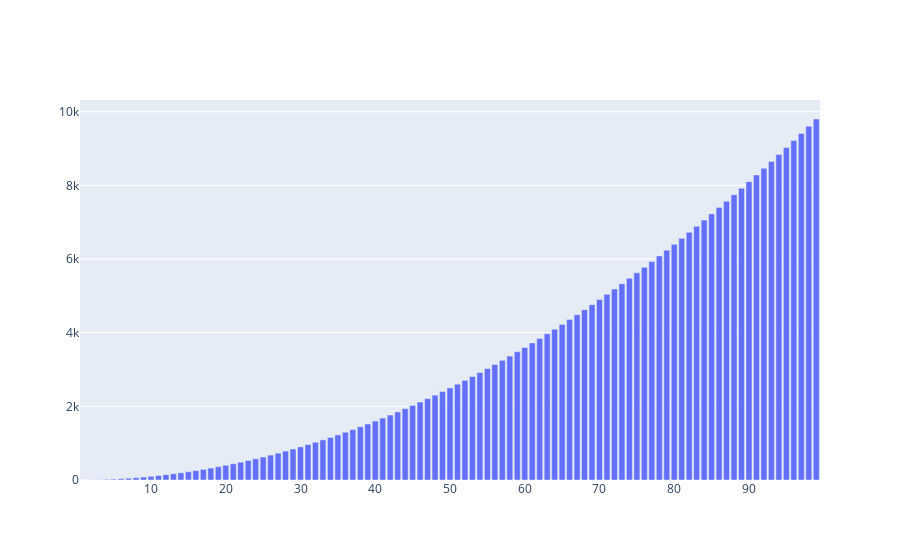

Source (notebook cell):
### Markdown cell above
Similar to Bokeh, we get a nicely rendered graph with some interactivity tooling and a little tooltip

### Code cell
figure2 = go.Figure()
figure2.add_bar(x=x, y=y)

### Figure 1 — Plotly figure (JSON) as saved in the notebook; plotly's stock layout.template omitted (floating-point values rounded to 4 significant figures)
{"data": [{"type": "bar", "x": [1, 2, 3, 4, 5, 6, 7, 8, 9, 10, 11, 12, 13, 14, 15, 16, 17, 18, 19, 20, 21, 22, 23, 24, 25, 26, 27, 28, 29, 30, 31, 32, 33, 34, 35, 36, 37, 38, 39, 40, 41, 42, 43, 44, 45, 46, 47, 48, 49, 50, 51, 52, 53, 54, 55, 56, 57, 58, 59, 60, 61, 62, 63, 64, 65, 66, 67, 68, 69, 70, 71, 72, 73, 74, 75, 76, 77, 78, 79, 80, 81, 82, 83, 84, 85, 86, 87, 88, 89, 90, 91, 92, 93, 94, 95, 96, 97, 98, 99], "y": [1, 4, 9, 16, 25, 36, 49, 64, 81, 100, 121, 144, 169, 196, 225, 256, 289, 324, 361, 400, 441, 484, 529, 576, 625, 676, 729, 784, 841, 900, 961, 1024, 1089, 1156, 1225, 1296, 1369, 1444, 1521, 1600, 1681, 1764, 1849, 1936, 2025, 2116, 2209, 2304, 2401, 2500, 2601, 2704, 2809, 2916, 3025, 3136, 3249, 3364, 3481, 3600, 3721, 3844, 3969, 4096, 4225, 4356, 4489, 4624, 4761, 4900, 5041, 5184, 5329, 5476, 5625, 5776, 5929, 6084, 6241, 6400, 6561, 6724, 6889, 7056, 7225, 7396, 7569, 7744, 7921, 8100, 8281, 8464, 8649, 8836, 9025, 9216, 9409, 9604, 9801]}], "layout": {"autosize": true, "xaxis": {"autorange": true, "range": [0.5, 99.5], "type": "linear"}, "yaxis": {"autorange": true, "range": [0, 10320.0], "type": "linear"}}}
